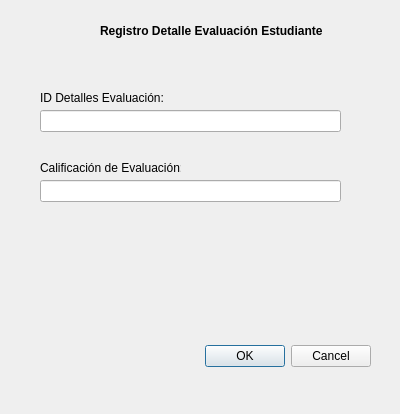
<?xml version="1.0" encoding="UTF-8"?>
<ui version="4.0">
 <class>Dialog</class>
 <widget class="QDialog" name="Dialog">
  <property name="geometry">
   <rect>
    <x>0</x>
    <y>0</y>
    <width>400</width>
    <height>414</height>
   </rect>
  </property>
  <property name="windowTitle">
   <string>Registro Detalle Evaluación Estudiante</string>
  </property>
  <widget class="QDialogButtonBox" name="buttonBox">
   <property name="geometry">
    <rect>
     <x>30</x>
     <y>340</y>
     <width>341</width>
     <height>32</height>
    </rect>
   </property>
   <property name="orientation">
    <enum>Qt::Horizontal</enum>
   </property>
   <property name="standardButtons">
    <set>QDialogButtonBox::Cancel|QDialogButtonBox::Ok</set>
   </property>
  </widget>
  <widget class="QLabel" name="label">
   <property name="geometry">
    <rect>
     <x>100</x>
     <y>10</y>
     <width>231</width>
     <height>41</height>
    </rect>
   </property>
   <property name="font">
    <font>
     <italic>false</italic>
     <bold>true</bold>
    </font>
   </property>
   <property name="text">
    <string>Registro Detalle Evaluación Estudiante</string>
   </property>
  </widget>
  <widget class="QLineEdit" name="lineEdit">
   <property name="geometry">
    <rect>
     <x>40</x>
     <y>110</y>
     <width>301</width>
     <height>22</height>
    </rect>
   </property>
  </widget>
  <widget class="QLabel" name="label_2">
   <property name="geometry">
    <rect>
     <x>40</x>
     <y>90</y>
     <width>141</width>
     <height>16</height>
    </rect>
   </property>
   <property name="text">
    <string>ID Detalles Evaluación:</string>
   </property>
  </widget>
  <widget class="QLineEdit" name="lineEdit_4">
   <property name="geometry">
    <rect>
     <x>40</x>
     <y>180</y>
     <width>301</width>
     <height>22</height>
    </rect>
   </property>
  </widget>
  <widget class="QLabel" name="label_5">
   <property name="geometry">
    <rect>
     <x>40</x>
     <y>160</y>
     <width>141</width>
     <height>16</height>
    </rect>
   </property>
   <property name="text">
    <string>Calificación de Evaluación:</string>
   </property>
  </widget>
 </widget>
 <resources/>
 <connections>
  <connection>
   <sender>buttonBox</sender>
   <signal>accepted()</signal>
   <receiver>Dialog</receiver>
   <slot>accept()</slot>
   <hints>
    <hint type="sourcelabel">
     <x>248</x>
     <y>254</y>
    </hint>
    <hint type="destinationlabel">
     <x>157</x>
     <y>274</y>
    </hint>
   </hints>
  </connection>
  <connection>
   <sender>buttonBox</sender>
   <signal>rejected()</signal>
   <receiver>Dialog</receiver>
   <slot>reject()</slot>
   <hints>
    <hint type="sourcelabel">
     <x>316</x>
     <y>260</y>
    </hint>
    <hint type="destinationlabel">
     <x>286</x>
     <y>274</y>
    </hint>
   </hints>
  </connection>
 </connections>
</ui>
